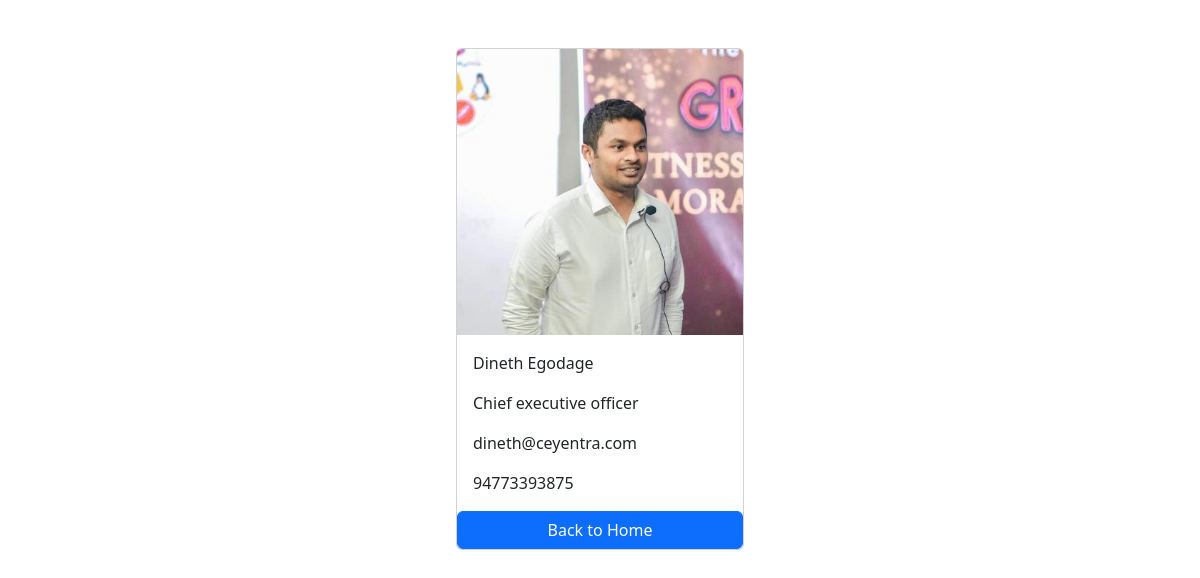
The page /employees/1/ on the database its author committed.
### employees/models.py (models this page shows, shortened)
class Employee(models.Model):
    first_name = models.CharField(max_length=200)
    last_name = models.CharField(max_length=200)
    photo = models.ImageField(upload_to='images')
    designation = models.CharField(max_length=200)
    email = models.CharField(max_length=200, unique=True)
    phone_number = models.CharField(max_length=200, blank=True)
    created_at = models.DateTimeField(auto_now_add=True)
    updated_at = models.DateTimeField(auto_now=True)

### employees/views.py (the view)
# urls.py: path('<int:pk>/', views.employee_detail, name='employee_detail'),
def employee_detail(request, pk):
    employee = get_object_or_404(Employee, pk=pk)
    context = {
        'employee': employee
    }
    return render(request, 'employee_detail.html', context)

### templates/employee_detail.html (shortened to what this page needs)
{% load static %}
<!DOCTYPE html>
<html lang="en">
<head>
    <link href="https://cdn.jsdelivr.net/npm/bootstrap@5.3.0/dist/css/bootstrap.min.css" rel="stylesheet"
>
</head>
<body>
<div class="container pt-5">
    <div class="card mx-auto" style="width: 18rem;">
        <img class="card-img-top" src="{{ employee.photo.url }}" alt="Employee photo">
        <div class="card-body">
            <p class="card-text">{{ employee.first_name }} {{ employee.last_name }}</p>
            <p class="card-text">{{ employee.designation }}</p>
            <p class="card-text">{{ employee.email }}</p>
            <p class="card-text">{{ employee.phone_number }}</p>
        </div>
        <a href="{% url 'home' %}" class="btn btn-primary">Back to Home</a>
    </div>
</div>
</body>
</html>

### rows shown on the page
Employee: photo (picture), first_name "Dineth", last_name "Egodage", designation "Chief executive officer", email "dineth@ceyentra.com", phone_number "94773393875"
